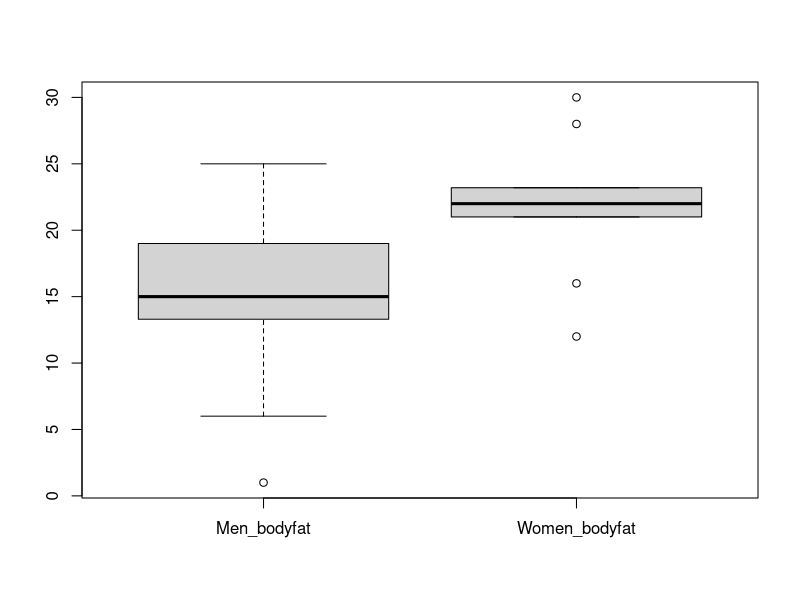

Write the R code that produced this figure.
#Two sample t test
Men_bodyfat <- c(13.3,6,20,8,14,19,18,25,16,24,15,1,15)
Women_bodyfat <- c(22,16,21.7,21,30,12,23.2,28,23)

#Count, mean and standard deviation
#Men 
length(Men_bodyfat) 
mean(Men_bodyfat) 
sd(Men_bodyfat) 
#Women
length(Women_bodyfat) 
mean(Women_bodyfat) 
sd(Women_bodyfat) 

# combine two vectors using cbind 
 #calculate max length of vectors
max_length <- max(length(Men_bodyfat), length(Women_bodyfat))

#set length of each vector equal to max length
length(Men_bodyfat) <- max_length                      
length(Women_bodyfat) <- max_length

bodyfat_data=cbind(Men_bodyfat,Women_bodyfat) 
bodyfat_data
  
# boxplot 
boxplot(bodyfat_data,beside=T) 

#Two sample t-test
t.test(Men_bodyfat, Women_bodyfat, var.equal = TRUE)
